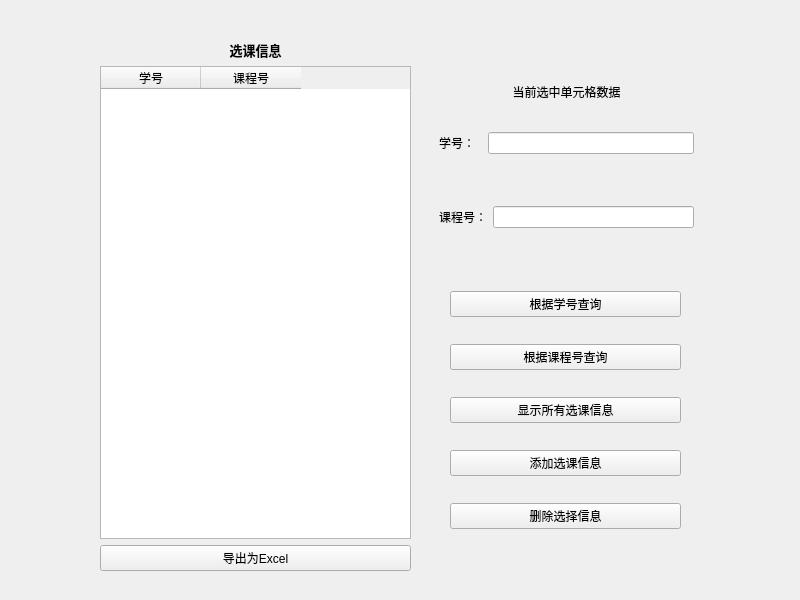
<?xml version="1.0" encoding="UTF-8"?>
<ui version="4.0">
 <class>selectCourseManage</class>
 <widget class="QWidget" name="selectCourseManage">
  <property name="geometry">
   <rect>
    <x>0</x>
    <y>0</y>
    <width>800</width>
    <height>600</height>
   </rect>
  </property>
  <property name="windowTitle">
   <string>Form</string>
  </property>
  <widget class="QWidget" name="widget_3" native="true">
   <property name="geometry">
    <rect>
     <x>100</x>
     <y>40</y>
     <width>311</width>
     <height>531</height>
    </rect>
   </property>
   <layout class="QVBoxLayout" name="verticalLayout">
    <item>
     <widget class="QLabel" name="label_4">
      <property name="font">
       <font>
        <family>Arial</family>
        <pointsize>10</pointsize>
        <weight>75</weight>
        <bold>true</bold>
       </font>
      </property>
      <property name="text">
       <string>选课信息</string>
      </property>
      <property name="alignment">
       <set>Qt::AlignCenter</set>
      </property>
     </widget>
    </item>
    <item>
     <widget class="QTableWidget" name="tableWidget">
      <column>
       <property name="text">
        <string>学号</string>
       </property>
      </column>
      <column>
       <property name="text">
        <string>课程号</string>
       </property>
      </column>
     </widget>
    </item>
    <item>
     <widget class="QPushButton" name="export_button">
      <property name="text">
       <string>导出为Excel</string>
      </property>
     </widget>
    </item>
   </layout>
  </widget>
  <widget class="QWidget" name="widget_4" native="true">
   <property name="geometry">
    <rect>
     <x>430</x>
     <y>80</y>
     <width>273</width>
     <height>171</height>
    </rect>
   </property>
   <layout class="QVBoxLayout" name="verticalLayout_2" stretch="1,3,3">
    <item>
     <widget class="QLabel" name="currentSelectedLabel">
      <property name="text">
       <string>当前选中单元格数据</string>
      </property>
      <property name="alignment">
       <set>Qt::AlignCenter</set>
      </property>
     </widget>
    </item>
    <item>
     <widget class="QWidget" name="widget" native="true">
      <layout class="QHBoxLayout" name="horizontalLayout">
       <item>
        <widget class="QLabel" name="label_2">
         <property name="text">
          <string>学号：  </string>
         </property>
        </widget>
       </item>
       <item>
        <widget class="QLineEdit" name="sNo_lineEdit"/>
       </item>
      </layout>
     </widget>
    </item>
    <item>
     <widget class="QWidget" name="widget_2" native="true">
      <layout class="QHBoxLayout" name="horizontalLayout_2">
       <item>
        <widget class="QLabel" name="label_3">
         <property name="text">
          <string>课程号：</string>
         </property>
        </widget>
       </item>
       <item>
        <widget class="QLineEdit" name="cId_lineEdit"/>
       </item>
      </layout>
     </widget>
    </item>
   </layout>
  </widget>
  <widget class="QWidget" name="widget_5" native="true">
   <property name="geometry">
    <rect>
     <x>450</x>
     <y>270</y>
     <width>231</width>
     <height>281</height>
    </rect>
   </property>
   <layout class="QVBoxLayout" name="verticalLayout_3">
    <item>
     <widget class="QPushButton" name="searchBySNo_button">
      <property name="text">
       <string>根据学号查询</string>
      </property>
     </widget>
    </item>
    <item>
     <widget class="QPushButton" name="searchByCId_button">
      <property name="text">
       <string>根据课程号查询</string>
      </property>
     </widget>
    </item>
    <item>
     <widget class="QPushButton" name="listAll_button">
      <property name="text">
       <string>显示所有选课信息</string>
      </property>
     </widget>
    </item>
    <item>
     <widget class="QPushButton" name="add_button">
      <property name="text">
       <string>添加选课信息</string>
      </property>
     </widget>
    </item>
    <item>
     <widget class="QPushButton" name="delete_button">
      <property name="text">
       <string>删除选择信息</string>
      </property>
     </widget>
    </item>
   </layout>
  </widget>
 </widget>
 <resources/>
 <connections/>
</ui>
